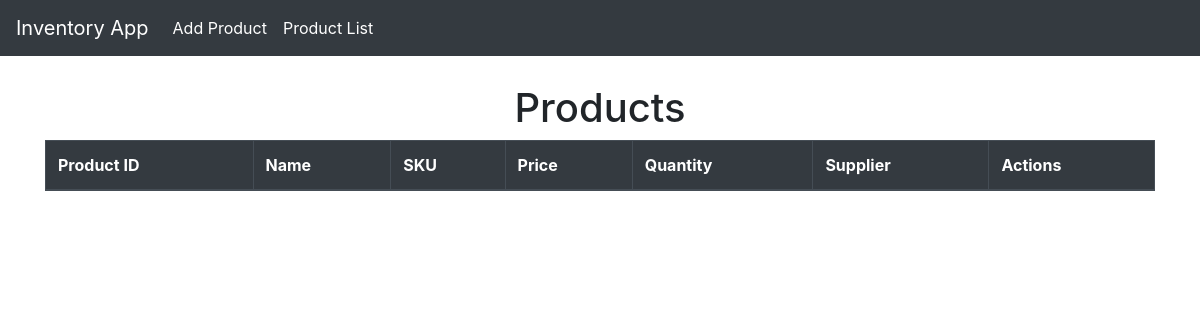
The page /list/ on the database as committed earlier.
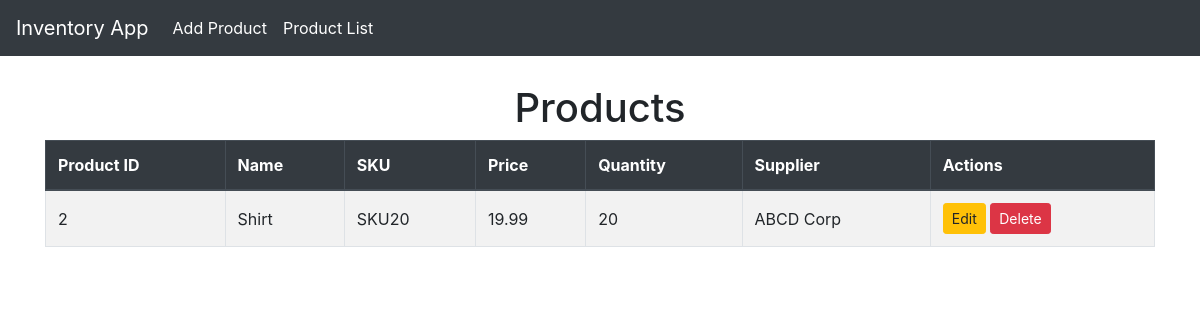
The same page on the database as committed later.
### invApp/models.py (models this page shows, shortened)
class Product(models.Model):
    product_id = models.AutoField(primary_key=True)
    name = models.CharField(max_length=100)
    sku = models.CharField(max_length=50, unique=True)
    price = models.FloatField()
    quantity = models.IntegerField(default=0)
    supplier = models.CharField(max_length=100)

### invApp/views.py (the view)
# urls.py: path('list/', views.product_list_view, name='product_list'),
def product_list_view(request):
    products = Product.objects.all()
    return render(request, 'invApp/product_list.html', {'products': products})

### invApp/templates/invApp/product_list.html (shortened to what this page needs)
{% extends 'invApp/layout.html' %}
{% block content %}
<h1 class="text-center">Products</h1>
<table class="table table-bordered table-striped">
  <thead class="thead-dark">
    <tr>
      <th>Product ID</th>
      <th>Name</th>
      <th>SKU</th>
      <th>Price</th>
      <th>Quantity</th>
      <th>Supplier</th>
      <th>Actions</th>
    </tr>
  </thead>
  <tbody>
    {% for product in products %}
    <tr>
      <td>{{ product.product_id }}</td>
      <td>{{ product.name }}</td>
      <td>{{ product.sku }}</td>
      <td>{{ product.price }}</td>
      <td>{{ product.quantity }}</td>
      <td>{{ product.supplier }}</td>
      <td>
        <a
          href="{% url 'product_update' product.product_id %}"
          class="btn btn-warning btn-sm"
          >Edit</a
        >
        <a
          href="{% url 'product_delete' product.product_id %}"
          class="btn btn-danger btn-sm"
          >Delete</a
        >
      </td>
    </tr>
    {% endfor %}
  </tbody>
</table>
{% endblock %}

### invApp/templates/invApp/layout.html (shortened to what this page needs)
<!DOCTYPE html>
<html lang="en">
  <head>
    <link
      href="https://cdn.jsdelivr.net/npm/bootstrap@4.5.2/dist/css/bootstrap.min.css"
      rel="stylesheet"
    />
  </head>
  <body>
    <nav class="navbar navbar-expand-lg navbar-dark fixed-top">
      <a href="{% url 'home' %}" class="navbar-brand">Inventory App</a>
      <div class="collapse navbar-collapse" id="navbarNav">
        <ul class="navbar-nav">
          <li class="nav-item">
            <a href="{% url 'product_create' %}" class="nav-link"
              >Add Product</a
            >
          </li>
          <li class="nav-item">
            <a href="{% url 'product_list' %}" class="nav-link">Product List</a>
          </li>
        </ul>
      </div>
    </nav>
    <div class="container">
      {% block content %}{% endblock %}
    </div>
  </body>
</html>

### invApp/templates/invApp/layout.html (style rules this page uses)
body { padding-top: 56px; }
.navbar { background-color: #343a40; }
.navbar-brand, .nav-link { color: #fff !important; }
.container { margin-top: 28px; }
.table th, .table td { vertical-align: middle; }

Rows that differ between the two databases and show on the page:
added Product: product_id "2", name "Shirt", sku "SKU20", price "19.99", quantity "20", supplier "ABCD Corp"
